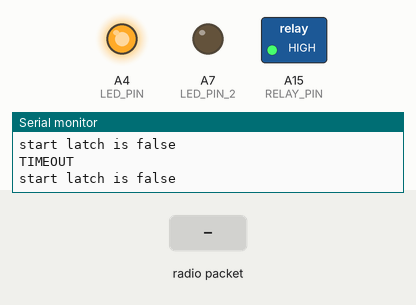
Recording of a sketch running on a simulated Arduino Mega 2560, built with avr-gcc and run on an emulated ATmega2560. On the bench: switched loads named in the sketch (green lamp = pin HIGH), output pins drawn as LEDs (lit = HIGH), the last lines printed to the serial monitor. Inputs (shaded band) come from the test bench. No radio packets arrive unless stated; pins used as bus, display or sensor lines are not drawn.

Above: at 1.3 s.
1.4 s: radio packet "1" arrives
At 2.9 s:
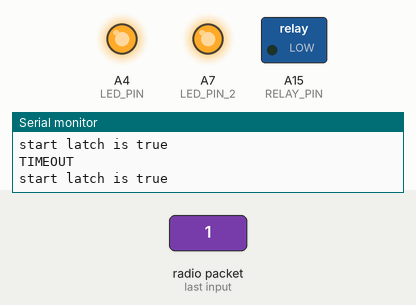
3.9 s: radio packet "0" arrives
At 4.7 s:
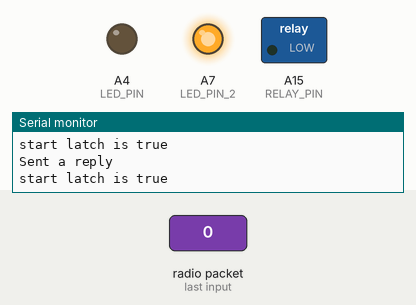
Timing chart, 0 to 6.9 s (numbered marks = the images above; inputs shaded):
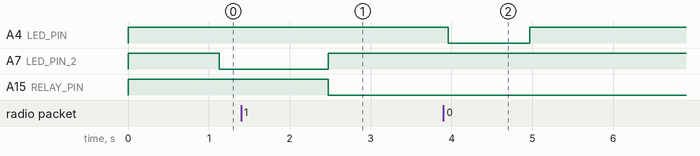

Measured:
- after the input at 1.4 s, A7 (LED_PIN_2): LOW → HIGH after 1.1 s; A15 (RELAY_PIN): HIGH → LOW after 1.1 s
- after the input at 3.9 s, A4 (LED_PIN): HIGH → LOW after 0.06 s, → HIGH 1.0 s later

The sketch:

receiver.ino
```cpp
// Arduino9x_RX
// -*- mode: C++ -*-
// Example sketch showing how to create a simple messaging client (receiver)
// with the RH_RF95 class. RH_RF95 class does not provide for addressing or
// reliability, so you should only use RH_RF95 if you do not need the higher
// level messaging abilities.
// It is designed to work with the other example Arduino9x_TX


//PV Robotics Senior Design Project 2019

#define SER_DEBUG 1

#include <SPI.h>
#include <RH_RF95.h>

#define RFM95_CS 4
#define RFM95_RST 3
#define RFM95_INT 2

// Change to 434.0 or other frequency, must match RX's freq!
#define RF95_FREQ 915.0

//lora error status defines
#define OK 0
#define NO_RESPONSE 1
#define TIMEOUT 2
#define RX_FAILURE 3
#define UI_ESTOP_ACTIVE 4

typedef struct LoRa_struct{
  char message[20];
  uint32_t error_status;
} LoRa_struct;

bool start_latch = false;
bool crawler_e_stop_status = true;
LoRa_struct LoRa_struct_ts;
LoRa_struct * LoRa_ptr = &(LoRa_struct_ts);

// Singleton instance of the radio driver
RH_RF95 rf95(RFM95_CS, RFM95_INT);

// Blinky on receipt


#define RELAY_PIN A15
#define LED_PIN   A4 //green light
#define LED_PIN_2 A7 //red light

void setup()
{
  pinMode(RFM95_RST, OUTPUT);
  digitalWrite(RFM95_RST, HIGH);

  pinMode(RELAY_PIN, OUTPUT);
  pinMode(LED_PIN, OUTPUT);
  pinMode(LED_PIN_2, OUTPUT);
  digitalWrite(RELAY_PIN, HIGH);
  digitalWrite(LED_PIN, HIGH);
  digitalWrite(LED_PIN_2, HIGH);

#ifdef SER_DEBUG
  while (!Serial);
  Serial.begin(9600);
  delay(100);

  Serial.println("Arduino LoRa RX Test!");
#endif

  // manual reset
  digitalWrite(RFM95_RST, LOW);
  delay(10);
  digitalWrite(RFM95_RST, HIGH);
  delay(10);

  while (!rf95.init()) {
    #ifdef SER_DEBUG
    Serial.println("LoRa radio init failed");
    #endif
    while (1);
  }
  #ifdef SER_DEBUG
  Serial.println("LoRa radio init OK!");
  #endif

  // Defaults after init are 434.0MHz, modulation GFSK_Rb250Fd250, +13dbM
  if (!rf95.setFrequency(RF95_FREQ)) {
    #ifdef SER_DEBUG
    Serial.println("setFrequency failed");
    #endif
    while (1);
  }
  #ifdef SER_DEBUG
  Serial.print("Set Freq to: "); Serial.println(RF95_FREQ);
  #endif

  // Defaults after init are 434.0MHz, 13dBm, Bw = 125 kHz, Cr = 4/5, Sf = 128chips/symbol, CRC on

  // The default transmitter power is 13dBm, using PA_BOOST.
  // If you are using RFM95/96/97/98 modules which uses the PA_BOOST transmitter pin, then
  // you can set transmitter powers from 5 to 23 dBm:
  rf95.setTxPower(23, false);
}

void loop()
{
  if(start_latch == false){
    #ifdef SER_DEBUG
    Serial.println("start latch is false");
    #endif
    start_latch = check_start_latch();
    digitalWrite(LED_PIN, HIGH);
    digitalWrite(LED_PIN_2, LOW);
    digitalWrite(RELAY_PIN, HIGH);
  }
  if(start_latch){
    #ifdef SER_DEBUG
    Serial.println("start latch is true");
    #endif
    LoRa_rx(LoRa_ptr);
    business_logic();
  }
}

void business_logic(void){
  if(LoRa_ptr->error_status == OK){
      //turn on led pin
      digitalWrite(LED_PIN, LOW);
    }
    else if(LoRa_ptr->error_status != OK){
      //turn off led pin
      digitalWrite(LED_PIN, HIGH);
    }
    else{
      ;
    }
    if(crawler_e_stop_status == HIGH){
      //turn on relay pin
      digitalWrite(RELAY_PIN, HIGH);
      digitalWrite(LED_PIN_2, LOW);
    }
    else if(crawler_e_stop_status == LOW){
      //turn off relay pin
      digitalWrite(RELAY_PIN, LOW);
      digitalWrite(LED_PIN_2, HIGH);
    }
    else{
      ;
    }
}

bool check_start_latch(){
  bool start_latch = false;
  //call LoRa and check the error status
  LoRa_rx(LoRa_ptr);
  if(LoRa_ptr->error_status == OK){
    start_latch = true;
  }
  else{
    start_latch = false;
  }
  return start_latch;
}

void LoRa_rx(LoRa_struct * LoRa){
  //call this after checking if rf95 is available
  // Should be a message for us now

  //bool crawler_e_stop_status = false;

  if (rf95.waitAvailableTimeout(1000))
  {

    uint8_t buf[RH_RF95_MAX_MESSAGE_LEN];
    uint8_t len = sizeof(buf);

    if (rf95.recv(buf, &len))
    {
      LoRa->error_status = OK;
      if(buf[10] == '1'){
        crawler_e_stop_status = true;
        #ifdef SER_DEBUG
        Serial.println("UI OK");
        #endif
      }
      else{
        crawler_e_stop_status = false;
        //LoRa->error_status = UI_ESTOP_ACTIVE;
        //digitalWrite(RELAY_PIN, HIGH);
        //Serial.println("UI ESTOP ACTIVE");
      }
      // Send a reply
      uint8_t data[] = "ACK";
      rf95.send(data, sizeof(data));
      rf95.waitPacketSent();
      #ifdef SER_DEBUG
      Serial.println("Sent a reply");
      #endif
    }
    else
    {
      #ifdef SER_DEBUG
      Serial.println("Receive failed");
      #endif
      LoRa->error_status = RX_FAILURE;
    }
  }
  else{
    LoRa->error_status = TIMEOUT;
    #ifdef SER_DEBUG
    Serial.println("TIMEOUT");
    #endif
    //digitalWrite(LED_PIN, LOW);
  }
}
```
